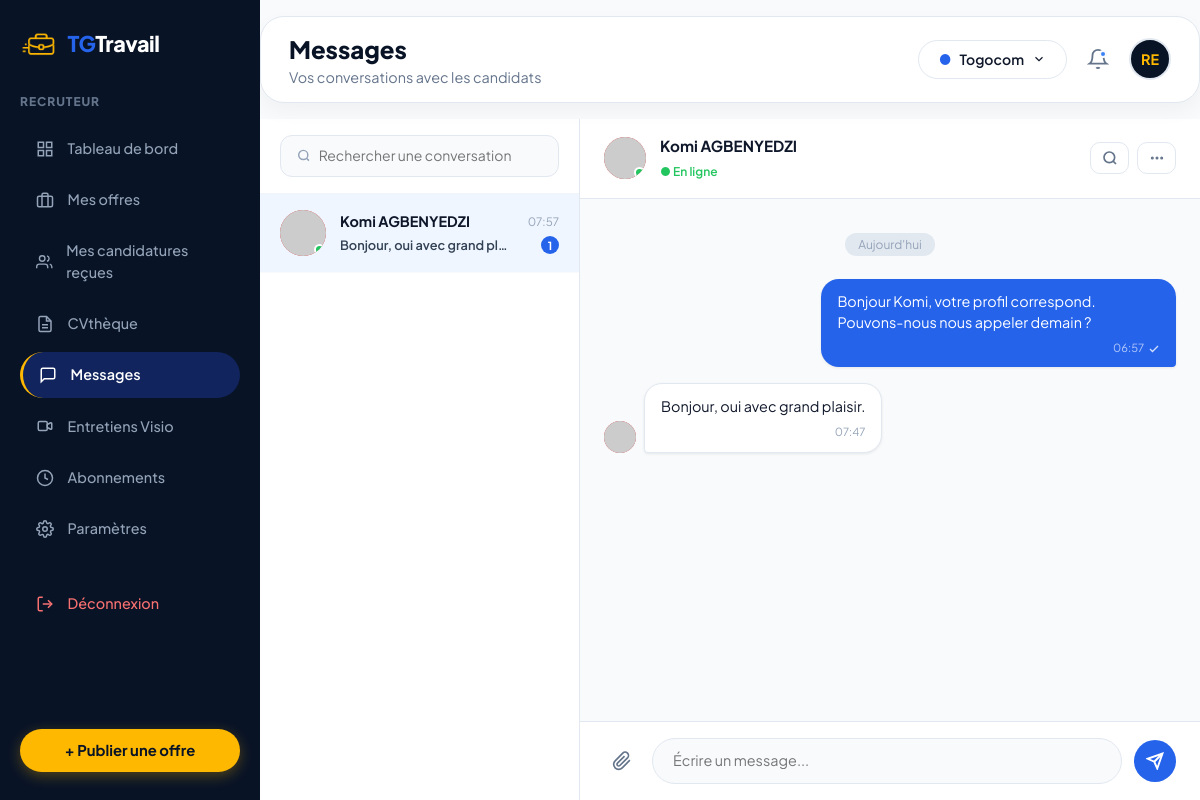
The page /recruteur/messages.php (signed in) on the database its author committed.
### tables this page shows
CREATE TABLE IF NOT EXISTS `companies` (
  `id` INT AUTO_INCREMENT PRIMARY KEY,
  `user_id` INT NOT NULL,
  `nom` VARCHAR(150) NOT NULL,
  `secteur` VARCHAR(100) NOT NULL,
  `ville` VARCHAR(100) NOT NULL DEFAULT 'Lomé',
  `adresse` VARCHAR(255) NULL,
  `telephone` VARCHAR(30) NULL,
  `email` VARCHAR(191) NULL,
  `logo` VARCHAR(255) NULL,
  `description` TEXT NULL,
  `rccm` VARCHAR(100) NULL,
  `verifie` TINYINT(1) NOT NULL DEFAULT 0,
  `created_at` TIMESTAMP DEFAULT CURRENT_TIMESTAMP,
  FOREIGN KEY (`user_id`) REFERENCES `users`(`id`) ON DELETE CASCADE
);

CREATE TABLE IF NOT EXISTS `users` (
  `id` INT AUTO_INCREMENT PRIMARY KEY,
  `nom` VARCHAR(150) NOT NULL,
  `email` VARCHAR(191) NOT NULL UNIQUE,
  `password` VARCHAR(255) NOT NULL,
  `role` ENUM('candidat', 'recruteur', 'admin') NOT NULL DEFAULT 'candidat',
  `telephone` VARCHAR(30) NULL,
  `avatar` VARCHAR(255) NULL,
  `statut_compte` ENUM('actif', 'suspendu', 'en_attente') NOT NULL DEFAULT 'actif',
  `created_at` TIMESTAMP DEFAULT CURRENT_TIMESTAMP,
  `updated_at` TIMESTAMP DEFAULT CURRENT_TIMESTAMP ON UPDATE CURRENT_TIMESTAMP
);

CREATE TABLE IF NOT EXISTS `conversations` (
  `id` INT AUTO_INCREMENT PRIMARY KEY,
  `user1_id` INT NOT NULL,
  `user2_id` INT NOT NULL,
  `company_id` INT NULL,
  `updated_at` TIMESTAMP DEFAULT CURRENT_TIMESTAMP ON UPDATE CURRENT_TIMESTAMP,
  FOREIGN KEY (`user1_id`) REFERENCES `users`(`id`) ON DELETE CASCADE,
  FOREIGN KEY (`user2_id`) REFERENCES `users`(`id`) ON DELETE CASCADE
);

CREATE TABLE IF NOT EXISTS `messages` (
  `id` INT AUTO_INCREMENT PRIMARY KEY,
  `conversation_id` INT NOT NULL,
  `sender_id` INT NOT NULL,
  `message` TEXT NOT NULL,
  `is_read` TINYINT(1) NOT NULL DEFAULT 0,
  `created_at` TIMESTAMP DEFAULT CURRENT_TIMESTAMP,
  FOREIGN KEY (`conversation_id`) REFERENCES `conversations`(`id`) ON DELETE CASCADE,
  FOREIGN KEY (`sender_id`) REFERENCES `users`(`id`) ON DELETE CASCADE
);

### recruteur/messages.php (the view, shortened to what the rows shown need)
<?php
require_once __DIR__ . '/../includes/auth.php';
$db = getDB();
$currentUserId = getCurrentUserId();
$companyId = getCurrentCompanyId();
$stmtComp = $db->prepare("SELECT nom, logo FROM companies WHERE id = ?");
$stmtComp->execute([$companyId]);
$company = $stmtComp->fetch();
$companyName = $company['nom'] ?? 'Mon Entreprise';
$companyLogo = $company['logo'] ?? null;
$convId = (int)($_GET['conv_id'] ?? 0);
$convsStmt = $db->prepare("
  SELECT c.*,
         CASE WHEN c.user1_id = ? THEN u2.nom ELSE u1.nom END AS contact_nom,
         CASE WHEN c.user1_id = ? THEN u2.avatar ELSE u1.avatar END AS contact_avatar,
         CASE WHEN c.user1_id = ? THEN u2.id ELSE u1.id END AS contact_id,
         comp.nom AS company_nom,
         comp.logo AS company_logo,
         (SELECT m2.message FROM messages m2 WHERE m2.conversation_id = c.id ORDER BY m2.created_at DESC LIMIT 1) AS last_message,
         (SELECT COUNT(*) FROM messages m3 WHERE m3.conversation_id = c.id AND m3.sender_id != ? AND m3.is_read = 0) AS unread_count
  FROM conversations c
  JOIN users u1 ON c.user1_id = u1.id
  JOIN users u2 ON c.user2_id = u2.id
  LEFT JOIN companies comp ON c.company_id = comp.id
  WHERE c.user1_id = ? OR c.user2_id = ?
  ORDER BY c.updated_at DESC
");
$convsStmt->execute([$currentUserId, $currentUserId, $currentUserId, $currentUserId, $currentUserId, $currentUserId]);
$conversations = $convsStmt->fetchAll();
if (!$convId && count($conversations) > 0) {
    $convId = $conversations[0]['id'];
}
$activeConv = null;
foreach ($conversations as $c) {
    if ($c['id'] == $convId) { $activeConv = $c; break; }
}
$messages = [];
if ($convId) {
    $msgsStmt = $db->prepare("SELECT m.*, u.nom AS sender_nom, u.avatar AS sender_avatar FROM messages m JOIN users u ON m.sender_id = u.id WHERE m.conversation_id = ? ORDER BY m.created_at ASC");
    $msgsStmt->execute([$convId]);
    $messages = $msgsStmt->fetchAll();
}
require_once __DIR__ . '/../includes/header.php';
?>
<div class="dashboard-wrapper" style="height:100vh; overflow:hidden;">
  <div style="flex:1; display:flex; flex-direction:column; overflow:hidden;">
    <div class="dashboard-topbar" style="flex-shrink:0;">
      <div class="dashboard-header-left" style="display:flex; align-items:center; gap:1rem;">
        <div>
        <h1 class="user-greeting">Messages</h1>
      </div>
      </div>
      <div style="display:flex; align-items:center; gap:1.25rem;">
        <div class="company-selector-dropdown">
          <span style="color:#2563EB;">●</span>
          <span><?= htmlspecialchars($companyName) ?></span>
          <svg width="14" height="14" viewBox="0 0 24 24" fill="none" stroke="currentColor" stroke-width="2"><polyline points="6 9 12 15 18 9"></polyline></svg>
        </div>
        <a href="../recruteur/parametres.php" title="Paramètres" style="display:flex;">
          <?php if (!empty($companyLogo) && file_exists(__DIR__ . '/' . $companyLogo)): ?>
            <img src="<?= htmlspecialchars($companyLogo) ?>" alt="Logo" style="width:42px; height:42px; border-radius:50%; object-fit:cover; border:2px solid #E2E8F0;">
          <?php else: ?>
            <div style="width:42px; height:42px; border-radius:50%; background:#081326; color:#FFB800; display:flex; align-items:center; justify-content:center; font-weight:700; font-size:0.9rem; text-transform:uppercase; border:2px solid #E2E8F0;">
              <?= htmlspecialchars(strtoupper(substr($user['nom'], 0, 2))) ?>
            </div>
          <?php endif; ?>
        </a>
      </div>
    </div>
    <div style="flex:1; display:flex; overflow:hidden; background:#F8FAFC;">
      <div class="chat-list-panel" style="width:320px; flex-shrink:0; background:#FFF; border-right:1px solid #E2E8F0; display:flex; flex-direction:column; overflow:hidden;">
        <div style="flex:1; overflow-y:auto;" id="conv-list">
          <?php if (empty($conversations)): ?>
            <div style="padding:3rem 1.5rem; text-align:center; color:#94A3B8;">
              <svg width="40" height="40" viewBox="0 0 24 24" fill="none" stroke="currentColor" stroke-width="1.5" style="opacity:0.4; margin-bottom:1rem;"><path d="M21 15a2 2 0 0 1-2 2H7l-4 4V5a2 2 0 0 1 2-2h14a2 2 0 0 1 2 2z"></path></svg>
              <p style="font-size:0.875rem; font-weight:600; color:#64748B;">Aucune conversation</p>
              <p style="font-size:0.8rem; margin-top:0.25rem;">Contactez un candidat depuis son profil.</p>
            </div>
          <?php else: ?>
            <?php foreach ($conversations as $c):
              $isActive = ($c['id'] == $convId);
              $displayName = $c['contact_nom'];
              $initials = strtoupper(substr($displayName, 0, 2));
              $lastMsg = $c['last_message'] ?? 'Cliquez pour afficher...';
              $unread = (int)$c['unread_count'];
              $bgColors = ['#081326','#DC2626','#0284C7','#EA580C','#7C3AED','#059669'];
              $bgColor = $bgColors[$c['id'] % count($bgColors)];
            ?>
            <a href="conv_id=<?= $c['id'] ?>" style="display:flex; align-items:center; gap:0.875rem; padding:1rem 1.25rem; border-bottom:1px solid #F8FAFC; text-decoration:none; background:<?= $isActive ? '#EFF6FF' : '#FFF' ?>; transition:background 0.15s;"
               onmouseover="this.style.background='<?= $isActive ? '#DBEAFE' : '#F8FAFC' ?>'"
               onmouseout="this.style.background='<?= $isActive ? '#EFF6FF' : '#FFF' ?>'">
              <div style="width:46px; height:46px; border-radius:50%; background:<?= $bgColor ?>; display:flex; align-items:center; justify-content:center; font-weight:700; font-size:0.8rem; color:#FFB800; flex-shrink:0; position:relative; overflow:hidden;">
                <?php if (!empty($c['contact_avatar']) && (file_exists(__DIR__ . '/' . $c['contact_avatar']) || str_starts_with($c['contact_avatar'], 'http'))): ?>
                   <img src="<?= htmlspecialchars($c['contact_avatar']) ?>" alt="Avatar" style="width:100%; height:100%; object-fit:cover;">
                <?php else: ?>
                   <?= $initials ?>
                <?php endif; ?>
                <span style="position:absolute; bottom:1px; right:1px; width:11px; height:11px; background:#22C55E; border-radius:50%; border:2px solid #FFF;"></span>
              </div>
              <div style="flex:1; min-width:0;">
                <div style="display:flex; justify-content:space-between; align-items:center; margin-bottom:0.2rem;">
                  <span style="font-size:0.9rem; font-weight:<?= $isActive ? '700' : '600' ?>; color:#0F172A; white-space:nowrap; overflow:hidden; text-overflow:ellipsis; max-width:140px;"><?= htmlspecialchars($displayName) ?></span>
                  <span style="font-size:0.72rem; color:#94A3B8; flex-shrink:0;"><?= date('H:i', strtotime($c['updated_at'])) ?></span>
                </div>
                <div style="display:flex; align-items:center; justify-content:space-between;">
                  <p style="font-size:0.8rem; color:<?= $unread ? '#334155' : '#94A3B8' ?>; font-weight:<?= $unread ? '600' : '400' ?>; margin:0; white-space:nowrap; overflow:hidden; text-overflow:ellipsis; max-width:170px;">
                    <?= htmlspecialchars(mb_substr($lastMsg, 0, 40)) ?><?= mb_strlen($lastMsg) > 40 ? '...' : '' ?>
                  </p>
                  <?php if ($unread > 0): ?>
                    <span style="background:#2563EB; color:#FFF; font-size:0.7rem; font-weight:700; width:18px; height:18px; border-radius:50%; display:flex; align-items:center; justify-content:center; flex-shrink:0;"><?= $unread ?></span>
                  <?php endif; ?>
                </div>
              </div>
            </a>
            <?php endforeach; ?>
          <?php endif; ?>
        </div>
      </div>
      <div class="chat-active-panel" style="flex:1; display:flex; flex-direction:column; overflow:hidden; background:#FFF;">
        <?php if ($activeConv): ?>
              <?php
                $dn = $activeConv['contact_nom'];
                $ini = strtoupper(substr($dn, 0, 2));
                $bgColors = ['#081326','#DC2626','#0284C7','#EA580C','#7C3AED','#059669'];
                $bg = $bgColors[$activeConv['id'] % count($bgColors)];
              ?>
          <div id="chat-scroll" style="flex:1; overflow-y:auto; padding:1.5rem; display:flex; flex-direction:column; gap:1rem; background:#F8FAFC;">
            <?php if (empty($messages)): ?>
              <div style="text-align:center; color:#94A3B8; margin-top:3rem;">
                <svg width="48" height="48" viewBox="0 0 24 24" fill="none" stroke="currentColor" stroke-width="1.5" style="opacity:0.35; margin-bottom:1rem;"><path d="M21 15a2 2 0 0 1-2 2H7l-4 4V5a2 2 0 0 1 2-2h14a2 2 0 0 1 2 2z"></path></svg>
                <p style="font-size:0.9rem; font-weight:600; color:#64748B;">Aucun message pour le moment</p>
                <p style="font-size:0.8rem;">Envoyez le premier message !</p>
              </div>
            <?php else: ?>
              <?php
              $prevDate = '';
              foreach ($messages as $m):
                $isMe = ($m['sender_id'] == $currentUserId);
                $msgDate = date('d M Y', strtotime($m['created_at']));
                $today = date('d M Y');
                $displayDate = ($msgDate === $today) ? "Aujourd'hui" : $msgDate;
              ?>
              <?php if ($msgDate !== $prevDate): ?>
                <div style="text-align:center; margin:0.5rem 0;">
                  <span style="font-size:0.75rem; color:#94A3B8; background:#E2E8F0; padding:0.25rem 0.85rem; border-radius:99px;"><?= $displayDate ?></span>
                </div>
                <?php $prevDate = $msgDate; ?>
              <?php endif; ?>
              <div style="display:flex; justify-content:<?= $isMe ? 'flex-end' : 'flex-start' ?>; align-items:flex-end; gap:0.5rem;">
                <?php if (!$isMe): ?>
                  <div style="width:32px; height:32px; border-radius:50%; background:<?= $bg ?>; display:flex; align-items:center; justify-content:center; font-size:0.65rem; font-weight:700; color:#FFB800; flex-shrink:0; overflow:hidden;">
                    <?php if (!empty($activeConv['contact_avatar']) && (file_exists(__DIR__ . '/' . $activeConv['contact_avatar']) || str_starts_with($activeConv['contact_avatar'], 'http'))): ?>
                       <img src="<?= htmlspecialchars($activeConv['contact_avatar']) ?>" alt="Avatar" style="width:100%; height:100%; object-fit:cover;">
                    <?php else: ?>
                       <?= $ini ?>
                    <?php endif; ?>
                  </div>
                <?php endif; ?>
                <div style="max-width:62%; background:<?= $isMe ? '#2563EB' : '#FFF' ?>; color:<?= $isMe ? '#FFF' : '#0F172A' ?>; padding:0.75rem 1rem; border-radius:<?= $isMe ? '18px 18px 4px 18px' : '18px 18px 18px 4px' ?>; box-shadow:0 1px 3px rgba(0,0,0,0.08); border:<?= $isMe ? 'none' : '1px solid #E2E8F0' ?>;">
                  <p style="margin:0; font-size:0.9rem; line-height:1.5;"><?= nl2br(htmlspecialchars($m['message'])) ?></p>
                  <span style="display:block; font-size:0.7rem; color:<?= $isMe ? 'rgba(255,255,255,0.65)' : '#94A3B8' ?>; text-align:right; margin-top:0.3rem;">
                    <?= date('H:i', strtotime($m['created_at'])) ?>
                    <?php if ($isMe): ?>
                      <svg width="12" height="12" viewBox="0 0 24 24" fill="none" stroke="rgba(255,255,255,0.8)" stroke-width="2.5" style="display:inline;vertical-align:middle;margin-left:2px;"><polyline points="20 6 9 17 4 12"></polyline></svg>
                    <?php endif; ?>
                  </span>
                </div>
              </div>
              <?php endforeach; ?>
            <?php endif; ?>
          </div>
        <?php endif; ?>
      </div>
    </div>
  </div>
</div>
<?php require_once __DIR__ . '/../includes/footer.php'; ?>

### rows shown on the page
companies: nom "Togocom"
users: nom "RE"
conversations: displayName "Komi AGBENYEDZI", updated_at "07:57", lastMsg "Bonjour, oui avec grand pl…", unread "1"
messages: message "Bonjour Komi, votre profil correspond. Pouvons-nous nous appeler demain ?", created_at "06:57"
messages: message "Bonjour, oui avec grand plaisir.", created_at "07:47"

### other values the page prints
$dn "Komi AGBENYEDZI"
